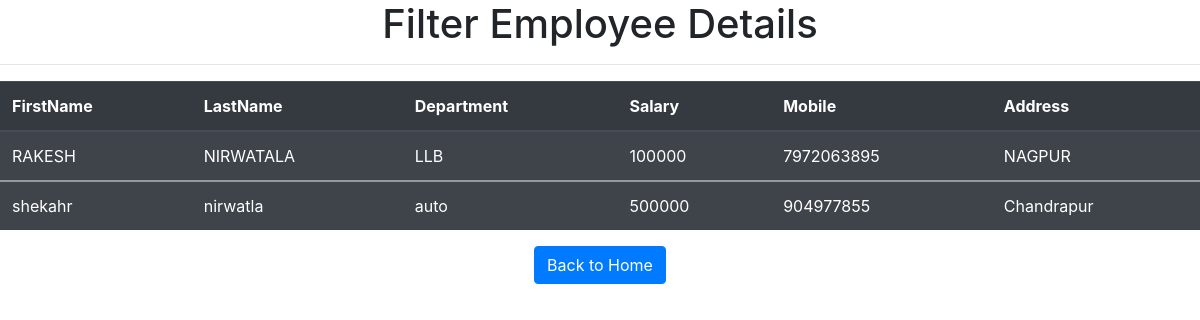
Page /fil/ on the committed database.
### omesapp/models.py (models this page shows)
class Employee(models.Model):
    firstname = models.CharField(max_length=30)
    lastname = models.CharField(max_length=30)
    dept = models.CharField(max_length=30)
    salary = models.IntegerField()
    mobile = models.IntegerField()
    add = models.CharField(max_length=30)

### omesapp/views.py (the view)
# urls.py: path('fil/',views.Filter),
def Filter(request):
    data = Employee.objects.filter(salary__gt=50000)
    return render(request,'omesapp/filter.html',{'data':data})

### templates/omesapp/filter.html (shortened to what this page needs)
<!DOCTYPE html>
{%load static%}
<html lang="en">
<head>
    <link rel="stylesheet" href="{% static "css/all.css" %}">
    <link rel="stylesheet" href="https://cdn.jsdelivr.net/npm/bootstrap@4.6.2/dist/css/bootstrap.min.css">
</head>
<body>
    <h1>Filter Employee Details</h1><hr>
    <table class="table table-striped table-dark">
        <thead>
          <tr>
            <th scope="col">FirstName</th>
            <th scope="col">LastName</th>
            <th scope="col">Department</th>
            <th scope="col">Salary</th>
            <th scope="col">Mobile</th>
            <th scope="col">Address</th>
          </tr>
        </thead>
        {%for emp in data%}
        <tbody>
          <tr>
            <td>{{emp.firstname}}</td>
            <td>{{emp.lastname}}</td>
            <td>{{emp.dept}}</td>
            <td>{{emp.salary}}</td>
            <td>{{emp.mobile}}</td>
            <td>{{emp.add}}</td>
        </tr>
        </tbody>
        {%endfor%}
      </table>
      <div class="container"><a class="btn btn-primary" href="/index" role="button">Back to Home</a></div>
</body>
</html>

### static/css/all.css (style rules this page uses)
h1 { text-align: center; }
div { text-align: center; }

### rows in the picture
Employee: firstname "RAKESH", lastname "NIRWATALA", dept "LLB", salary "100000", mobile "7972063895", add "NAGPUR"
Employee: firstname "shekahr", lastname "nirwatla", dept "auto", salary "500000", mobile "904977855", add "Chandrapur"
